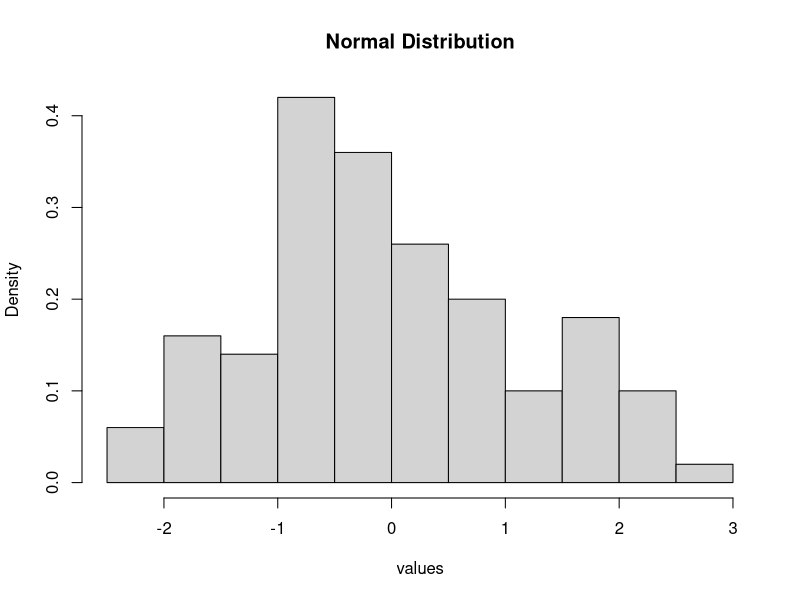
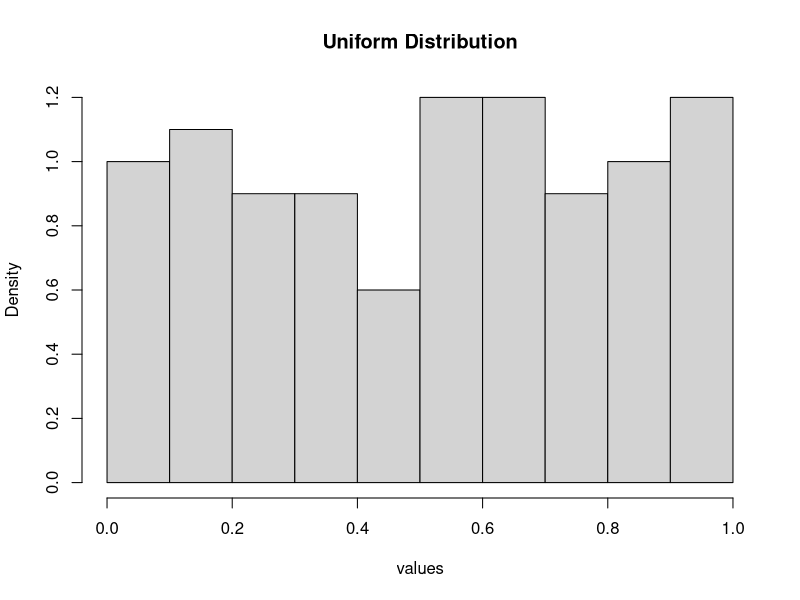

Source code (R) for these figures, in order:
##########
# Create histograms of various distributions
##########

# Normal Distribution
x <- rnorm(100)
print(x)
pdf("normal-hist.pdf")
hist(x, freq = FALSE, main = "Normal Distribution", xlab = "values")
dev.off()

# Uniform Distribution
x <- runif(100)
print(x)
pdf("uniform-hist.pdf")
hist(x, freq = FALSE, main = "Uniform Distribution", xlab = "values")
dev.off()
